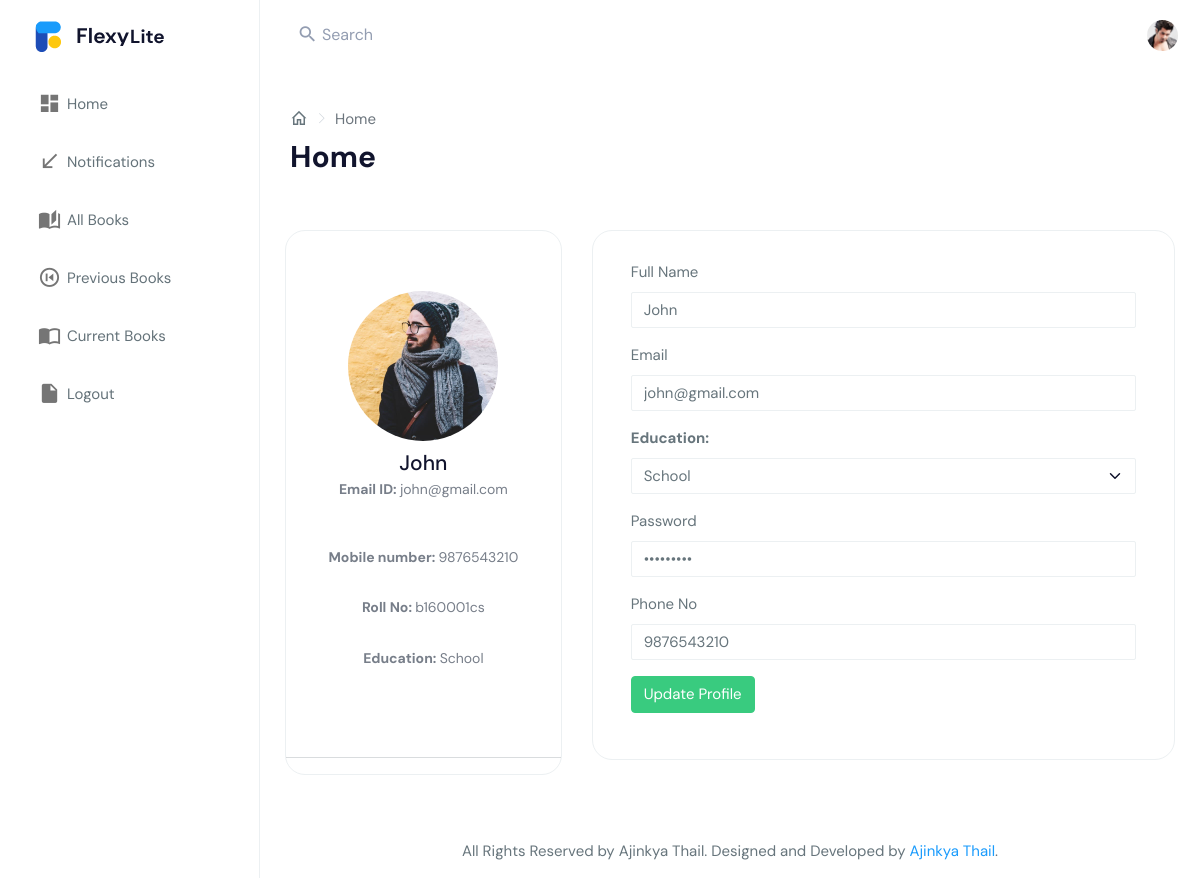
Before: /student/profile.php (signed in) with the older database file.
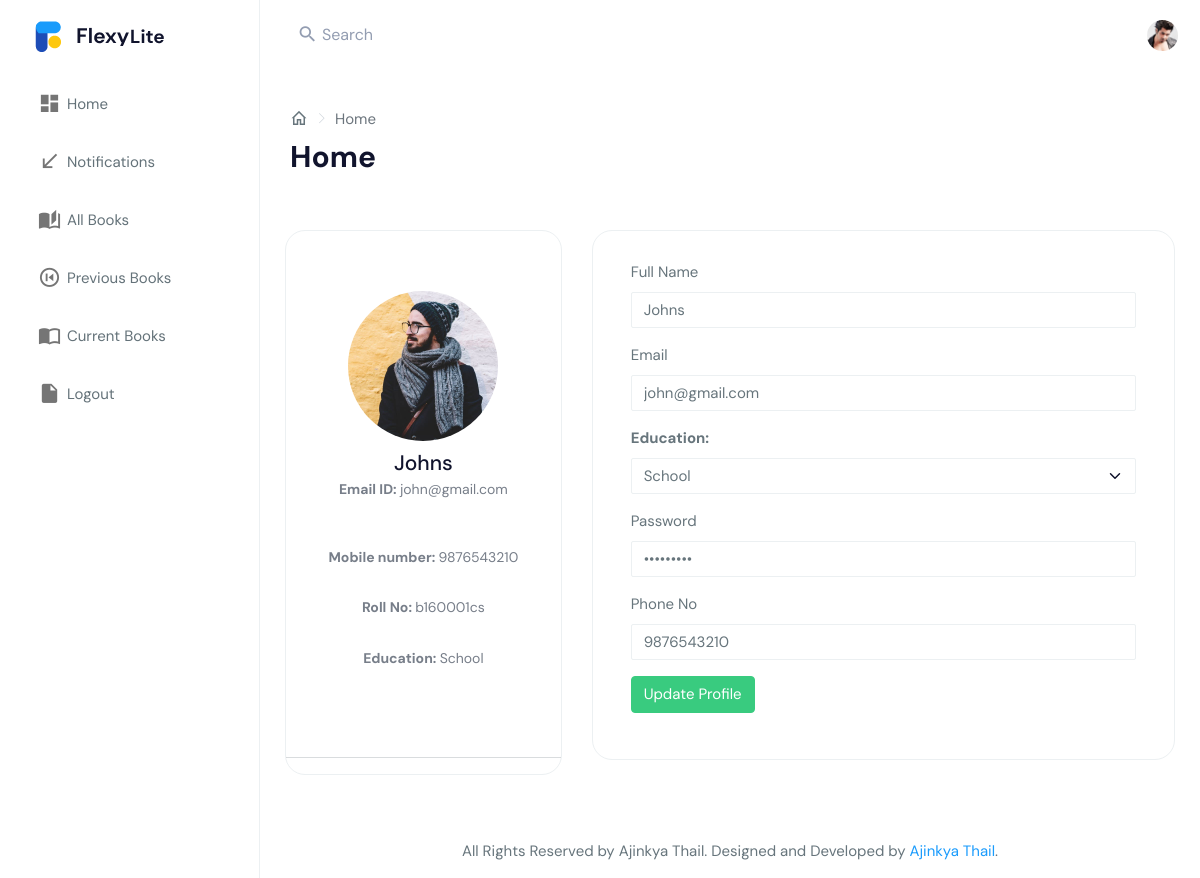
After: the same page with the newer database file.
### tables this page shows
CREATE TABLE `user` (
  `RollNo` varchar(50) NOT NULL,
  `Name` varchar(50) DEFAULT NULL,
  `Type` varchar(50) DEFAULT NULL,
  `Category` varchar(50) DEFAULT NULL,
  `EmailId` varchar(50) DEFAULT NULL,
  `MobNo` bigint(11) DEFAULT NULL,
  `Password` varchar(50) DEFAULT NULL
);

### student/profile.php (the view, shortened to what the changed rows need)
<?php
require('dbconn.php');
?>
<?php
if ($_SESSION['RollNo']) {
    ?>
<!DOCTYPE html>
<html dir="ltr" lang="en">
<head>
    <link href="../assets/libs/chartist/dist/chartist.min.css" rel="stylesheet">
    <link href="../assets/libs/chartist-plugin-tooltips/dist/chartist-plugin-tooltip.css" rel="stylesheet">
    <link href="../dist/css/style.min.css" rel="stylesheet">
</head>
<body>
    <div id="main-wrapper" data-layout="vertical" data-navbarbg="skin5" data-sidebartype="full"
        data-sidebar-position="absolute" data-header-position="absolute" data-boxed-layout="full">
        <?php include('includes/topbarheader.php');?>
        <?php include('includes/leftsidebar.php');?>
        <div class="page-wrapper">
            <div class="page-breadcrumb">
                <div class="row align-items-center">
                    <div class="col-6">
                        <nav aria-label="breadcrumb">
                            <ol class="breadcrumb mb-0 d-flex align-items-center">
                              <li class="breadcrumb-item"><a href="index.html" class="link"><i class="mdi mdi-home-outline fs-4"></i></a></li>
                              <li class="breadcrumb-item active" aria-current="page">Home</li>
                            </ol>
                          </nav>
                        <h1 class="mb-0 fw-bold">Home</h1>
                    </div>
                </div>
            </div>
            <div class="container-fluid">
               <div class="row">
                    <div class="col-lg-4 col-xlg-3 col-md-5">
                        <div class="card">
                            <div class="card-body">
                                <center class="m-t-30"> <img src="../assets/images/users/5.jpg"
                                        class="rounded-circle" width="150" />
                                        <?php
                                        $rollno = $_SESSION['RollNo'];
                                        $sql="select * from LMS.user where RollNo='$rollno'";
                                        $result=$conn->query($sql);
                                        $row=$result->fetch_assoc();
                                        $name=$row['Name'];
                                        $category=$row['Category'];
                                        $email=$row['EmailId'];
                                        $mobno=$row['MobNo'];
                                        ?>
                                    <h4 class="card-title m-t-10"><?php echo $name ?></h4>
                                    <h6 class="card-subtitle">
                                    <p><b>Email ID: </b><?php echo $email ?></p>
                                    <br>
                                    <br><p><b>Mobile number: </b><?php echo $mobno ?></p>
                                    <br><p><b>Roll No: </b><?php echo $rollno ?></p>
                                    <br><p><b>Education: </b><?php echo $category ?></p>
                                    </h6>
                                </center>
                            </div>
                            <div>
                                <hr>
                            </div>
                        </div>
                    </div>
                    <div class="col-lg-8 col-xlg-9 col-md-7">
                        <div class="card">
                            <div class="card-body">
                                <?php
                                $rollno = $_SESSION['RollNo'];
                                $sql="select * from LMS.user where RollNo='$rollno'";
                                $result=$conn->query($sql);
                                $row=$result->fetch_assoc();
                                $name=$row['Name'];
                                $category=$row['Category'];
                                $email=$row['EmailId'];
                                $mobno=$row['MobNo'];
                                $pswd=$row['Password'];
                                ?>
                                <form class="form-horizontal form-material mx-2" action="profile.php?id=<?php echo $rollno ?>" method="post">
                                    <div class="form-group">
                                        <label class="col-md-12">Full Name</label>
                                        <div class="col-md-12">
                                            <input type="text" name="Name" value="<?php echo $name?>" placeholder="<?php echo $name?>"
                                                class="form-control form-control-line">
                                        </div>
                                    </div>
                                    <div class="form-group">
                                        <label for="example-email" class="col-md-12">Email</label>
                                        <div class="col-md-12">
                                            <input type="email" name="EmailId" value="<?php echo $email?>" placeholder="<?php echo $email?>"
                                                class="form-control form-control-line" name="example-email"
                                                id="example-email">
                                        </div>
                                    </div>
                                    <div class="form-group">
                                            <label class="col-sm-12" for="Category"><b>Education:</b></label>
                                            <div class="col-sm-12">
                                                <select name = "Category" tabindex="1" value="UG" data-placeholder="Select Category" class="form-select shadow-none form-control-line">
                                                    <option value="<?php echo $category?>"><?php echo $category ?> </option>
                                                </select>
                                            </div>
                                    </div>
                                    <div class="form-group">
                                        <label class="col-md-12">Password</label>
                                        <div class="col-md-12">
                                            <input type="password" name="Password" value="<?php echo $pswd?>"
                                                class="form-control form-control-line">
                                        </div>
                                    </div>
                                    <div class="form-group">
                                        <label class="col-md-12">Phone No</label>
                                        <div class="col-md-12">
                                            <input type="text" name="MobNo" value="<?php echo $mobno?>" placeholder="<?php echo $mobno?>"
                                                class="form-control form-control-line">
                                        </div>
                                    </div>
                                    <div class="form-group">
                                        <div class="col-sm-12">
                                            <button type="submit" name="submit" class="btn btn-success text-white">Update Profile</button>
                                        </div>
                                    </div>
                                </form>
                            </div>
                        </div>
                    </div>
                </div>
            </div>
            <?php include('includes/footer.php');?>
        </div>
    </div>
</body>
</html>
<?php }
else {
    echo "<script type='text/javascript'>alert('Access Denied!!!')</script>";
} ?>

Changed rows visible on the page:
changed user "john@gmail.com": Name "John" → "Johns"
